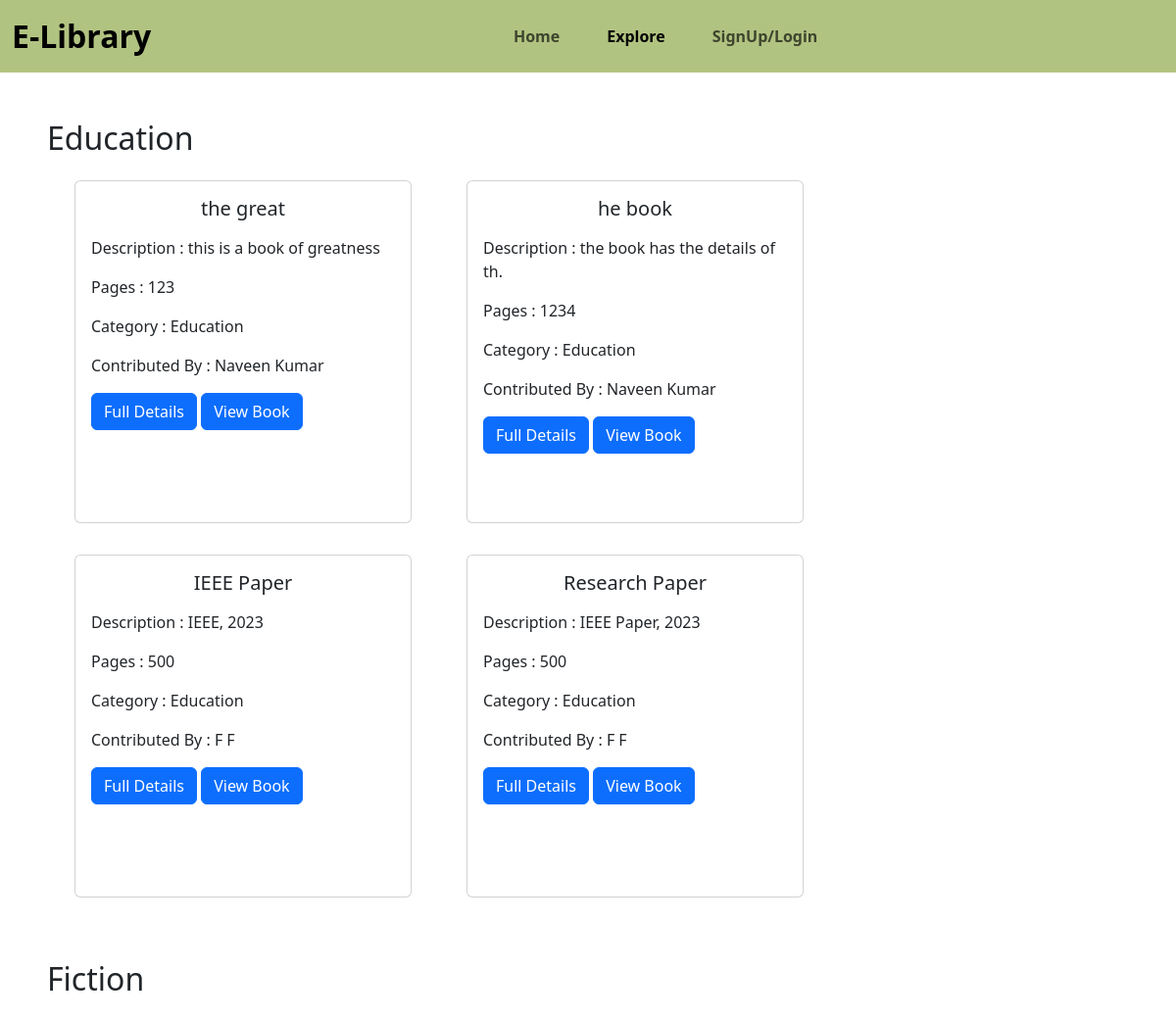
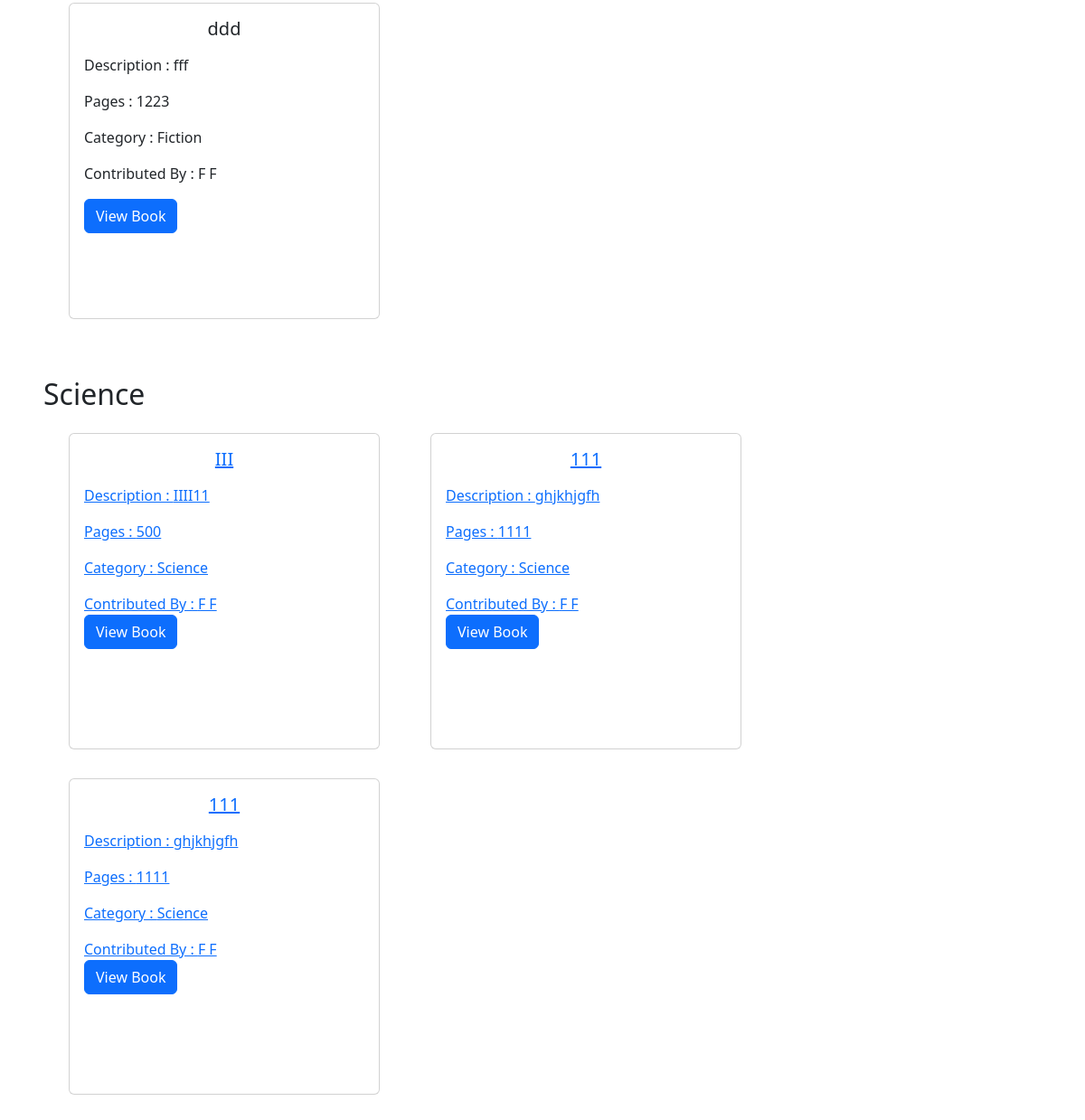
/explore, run on the app's committed database (2 pictures, top to bottom).
### elibrary_app/models.py (models this page shows, shortened)
class EBooksModel(models.Model):
	title = models.CharField(max_length = 80)
	summary = models.TextField(max_length=2000)
	pages = models.CharField(max_length=80)
	pdf = models.FileField(upload_to='pdfs/')
	author = models.CharField(max_length=80)
	category = models.CharField(max_length=80)
	author_id = models.IntegerField(default=0)

### elibrary_app/views.py (the view)
# urls.py: path('explore', views.explore, name='explore'),
def explore(request):
	edu_books = EBooksModel.objects.filter(category='Education')
	fiction_books = EBooksModel.objects.filter(category='Fiction')
	science_books = EBooksModel.objects.filter(category='Science')
	return render(request, 'explore.html',{'edu_books':edu_books,'fiction_books':fiction_books,'science_books':science_books})

### elibrary_app/templates/explore.html (shortened to what this page needs)
{% load static %}
<!doctype html>
<html lang="en">
<head>
	<link href="https://cdn.jsdelivr.net/npm/bootstrap@5.3.2/dist/css/bootstrap.min.css" data-bs-toggle="modal" rel="stylesheet">
	<link rel="stylesheet" href="{% static 'css/style.css' %}"/>
</head>
<body>
	<section class="navbar--section">
	<nav class="navbar navbar-expand-lg ">
		<div class="container-fluid">
		<a class="navbar-brand" href="#">E-Library</a>
		<div class="collapse navbar-collapse justify-content-center" id="navbarNav">
			<ul class="navbar-nav">
			<li class="nav-item">
				<a class=" nav-link " aria-current="page" href="/">Home</a>
			</li>
			<li class="nav-item">
				<a class="nav-link active" href="/explore" data-bs-toggle="modal" >Explore</a>
			</li>
			{% if user.is_authenticated %}
			<li class="nav-item">
				<a class="nav-link" href="logout">Logout</a>
			</li>
			{% else %}
			<li class="nav-item">
				<a class="nav-link" href="register">SignUp/Login</a>
			</li>
			{% endif %}
			</ul>
		</div>
		</div>
	</nav>
	</section>
	<section class="explore--education--category m-5 ">
		<h2>Education</h2>
	<div class="container">
		<div class="row">
		{% for book in edu_books %}
				<div class="col-lg-4 m-3">
					<div class="card" style="height: 350px;">
					<div class="card-body">
						<h5 class="card-title text-center mb-3">{{book.title}}</h5>
						<p class="card-text">Description : {{ book.summary|truncatechars:100 }}</p>
						<p class="card-text">Pages : {{book.pages}}</p>
						<p class="card-text">Category : {{book.category}}</p>
						<p class="card-text">Contributed By : {{book.author}}</p>
						<a href="{% url 'viewBook' book.id %}" class="btn btn-primary">Full Details</a>
						<a href="{{book.pdf.url}}" class="btn btn-primary">View Book</a>
					</div>
					</div>
				</div>
		{% endfor %}
	</div>
	</div>
	</section>
<section class="explore--education--category m-5 ">
		<h2>Fiction</h2>
			<div class="container">
			<div class="row">
		{% for book in fiction_books %}
				<div class="col-lg-4 m-3">
					<div class="card" style="height: 350px;">
					<div class="card-body">
						<h5 class="card-title text-center mb-3">{{book.title}}</h5>
						<p class="card-text">Description : {{ book.summary|truncatechars:50 }}</p>
						<p class="card-text">Pages : {{book.pages}}</p>
						<p class="card-text">Category : {{book.category}}</p>
						<p class="card-text">Contributed By : {{book.author}}</p>
						<a href="{{book.pdf.url}}" class="btn btn-primary">View Book</a>
					</div>
					</div>
				</div>
		{% endfor %}
		</div>
		</div>
	</section>
	<section class="explore--education--category m-5">
		<h2>Science</h2>
		<div class="container">
			<div class="row">
		{% for book in science_books %}
				<div class="col-lg-4 m-3">
				<a href="{% url 'viewBook' book.id %}">
					<div class="card" style="height: 350px;">
					<div class="card-body">
						<h5 class="card-title text-center mb-3">{{book.title}}</h5>
						<p class="card-text">Description : {{ book.summary|truncatechars:100 }}</p>
						<p class="card-text">Pages : {{book.pages}}</p>
						<p class="card-text">Category : {{book.category}}</p>
						<p class="card-text">Contributed By : {{book.author}}</p>
						<a href="{{book.pdf.url}}" class="btn btn-primary">View Book</a>
					</div>
					</div>
				</a>
				</div>
		{% endfor %}
		</div>
		</div>
	</section>
</body>
</html>

### static/css/style.css (style rules this page uses)
.navbar { background-color: #B1C381; font-weight: 600; }
.nav-link { margin: 0 1rem; }
.navbar-brand { font-size: 2rem; }

### data on the page
EBooksModel: title "the great", summary "this is a book of greatness", pages "123", category "Education", author "Naveen Kumar"
EBooksModel: title "he book", summary "the book has the details of th.", pages "1234", category "Education", author "Naveen Kumar"
EBooksModel: title "IEEE Paper", summary "IEEE, 2023", pages "500", category "Education", author "F F"
EBooksModel: title "Research Paper", summary "IEEE Paper, 2023", pages "500", category "Education", author "F F"
EBooksModel: title "ddd", summary "fff", pages "1223", category "Fiction", author "F F"
EBooksModel: title "III", summary "IIII11", pages "500", category "Science", author "F F"
EBooksModel: title "111", summary "ghjkhjgfh", pages "1111", category "Science", author "F F"
EBooksModel: title "111", summary "ghjkhjgfh", pages "1111", category "Science", author "F F"
